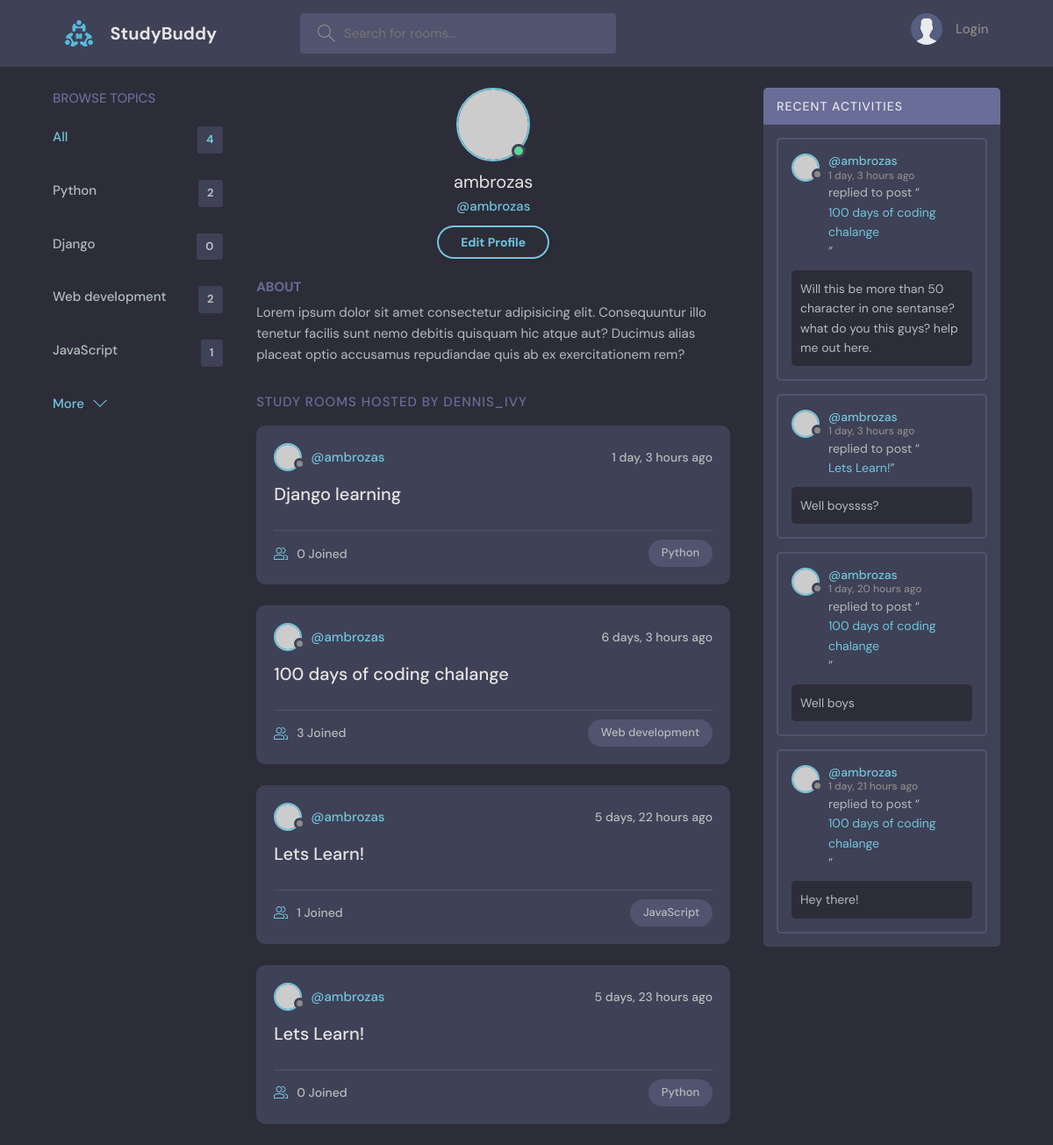
The page /profile/1 on the database as committed earlier.
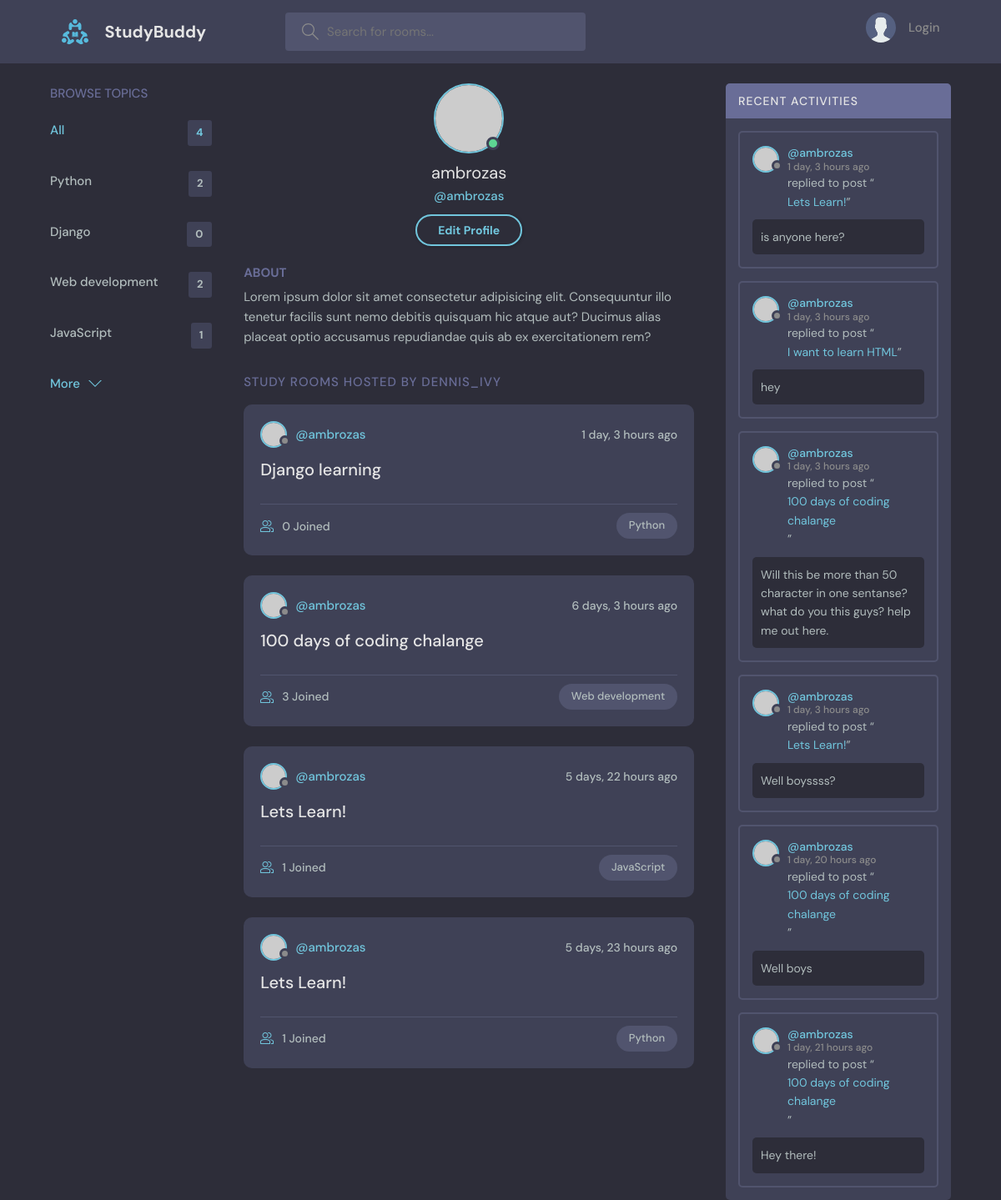
The same page on the database as committed later.
### base/models.py (models this page shows, shortened)
class Topic(models.Model):
    name = models.CharField(max_length=200)

class Room(models.Model):
    host = models.ForeignKey(User, on_delete=models.SET_NULL, null=True)
    topic = models.ForeignKey(Topic, on_delete=models.SET_NULL, null=True)
    name = models.CharField(max_length=200)
    description = models.TextField(null=True, blank=True)
    participants = models.ManyToManyField(User, related_name='participants', blank=True)
    updated = models.DateTimeField(auto_now=True)
    created = models.DateTimeField(auto_now_add=True)
    class Meta:
        ordering = ['-updated', '-created']
    def __str__(self):
        return self.name

class Message(models.Model):
    user = models.ForeignKey(User, on_delete=models.CASCADE)
    room = models.ForeignKey(Room, on_delete=models.CASCADE)
    body = models.TextField()
    updated = models.DateTimeField(auto_now=True)
    created = models.DateTimeField(auto_now_add=True)
    class Meta:
        ordering = ['-updated', '-created']

### base/views.py (the view)
# urls.py: path('profile/<str:pk>', views.userProfile, name="user-profile"),
def userProfile(request, pk):
    user = User.objects.get(id=pk)
    rooms = user.room_set.all()
    room_messages = user.message_set.all()
    topics = Topic.objects.all()
    context = {'user': user, 'rooms': rooms, 'room_messages': room_messages, 'topics': topics}
    return render(request, 'base/profile.html', context)

### base/templates/base/profile.html
{% extends 'main.html' %}
{% block content %}
  <main class="profile-page layout layout--3">
    <div class="container">
      {% include 'base/topics_component.html' %}
      <div class="roomList">
        <div class="profile">
          <div class="profile__avatar">
            <div class="avatar avatar--large active">
              <img src="https://randomuser.me/api/portraits/men/11.jpg" />
            </div>
          </div>
          <div class="profile__info">
            <h3>{{user.username}}</h3>
            <p>@{{user.username}}</p>
            <a href="edit-user.html" class="btn btn--main btn--pill">Edit Profile</a>
          </div>
          <div class="profile__about">
            <h3>About</h3>
            <p>
              Lorem ipsum dolor sit amet consectetur adipisicing elit. Consequuntur illo tenetur
              facilis sunt nemo debitis quisquam hic atque aut? Ducimus alias placeat optio
              accusamus repudiandae quis ab ex exercitationem rem?
            </p>
          </div>
        </div>
        <div class="roomList__header">
          <div>
            <h2>Study Rooms Hosted by dennis_ivy</a>
            </h2>
          </div>
        </div>
        {% include 'base/feed_component.html' %}
      </div>
      {% include 'base/activity_component.html' %}
    </div>
  </main>
{% endblock content %}

### templates/main.html (shortened to what this page needs)
<!DOCTYPE html>
{% load static %}
<html lang="en">
  <head>
    <link rel="stylesheet" href="{% static 'styles/style.css' %}" />
  </head>
  <body>
    {% include 'navbar.html' %}
    {% block content %}
    {% endblock %}
  </body>
</html>

### templates/navbar.html (shortened to what this page needs)
{% load static %}
<header class="header header--loggedIn">
    <div class="container">
      <a href="{% url 'home' %}" class="header__logo">
        <img src="{% static 'images/logo.svg' %}" />
        <h1>StudyBuddy</h1>
      </a>
      <form class="header__search" method="GET" action="{% url 'home' %}">
        <label>
          <input name="q" placeholder="Search for rooms..." />
        </label>
      </form>
      <nav class="header__menu">
        {% if request.user.is_authenticated %}
        <div class="header__user">
          <a href="profile.html">
            <div class="avatar avatar--medium active">
              <img src="https://randomuser.me/api/portraits/men/37.jpg" />
            </div>
            <p>{{request.user.username}}<span>@{{request.user.username}}</span></p>
          </a>
          <button class="dropdown-button">
            <svg version="1.1" xmlns="http://www.w3.org/2000/svg" width="32" height="32" viewBox="0 0 32 32">
              <title>chevron-down</title>
              <path d="M16 21l-13-13h-3l16 16 16-16h-3l-13 13z"></path>
            </svg>
          </button>
        </div>
        {% else %}
        <a href="{% url 'login' %}">
          <img src="{% static 'images/avatar.svg' %}" />
          <p>Login</p>
        </a>
        {% endif %}
      </nav>
    </div>
  </header>

### base/templates/base/topics_component.html
<div class="topics">
    <div class="topics__header">
      <h2>Browse Topics</h2>
    </div>
    <ul class="topics__list">
      <li>
        <a href="{% url 'home' %}" class="active">All <span>{{topics.count}}</span></a>
      </li>
      {% for topic in topics %}
      <li>
        <a href="{% url 'home' %}?q={{topic.name}}">{{topic.name}}<span>{{topic.room_set.all.count}}</span></a>
      </li>
      {% endfor %}
    </ul>
    <a class="btn btn--link" href="topics.html">
      More
      <svg version="1.1" xmlns="http://www.w3.org/2000/svg" width="32" height="32" viewBox="0 0 32 32">
        <title>chevron-down</title>
        <path d="M16 21l-13-13h-3l16 16 16-16h-3l-13 13z"></path>
      </svg>
    </a>
  </div>

### base/templates/base/feed_component.html (shortened to what this page needs)
{% for room in rooms %}
<div class="roomListRoom">
    <div class="roomListRoom__header">
      <a href="{% url 'user-profile' room.host.id %}" class="roomListRoom__author">
        <div class="avatar avatar--small">
          <img src="https://randomuser.me/api/portraits/women/11.jpg" />
        </div>
        <span>@{{room.host.username}}</span>
      </a>
      <div class="roomListRoom__actions">
        <span>{{room.created|timesince}} ago</span>
      </div>
    </div>
    <div class="roomListRoom__content">
      <a href="{% url 'room' room.id %}">{{room.name}}</a>
    </div>
    <div class="roomListRoom__meta">
      <a href="{% url 'room' room.id %}" class="roomListRoom__joined">
        {{room.participants.all.count}} Joined
      </a>
      <p class="roomListRoom__topic">{{room.topic.name}}</p>
    </div>
</div>
{% endfor %}

### base/templates/base/activity_component.html (shortened to what this page needs)
<div class="activities">
    <div class="activities__header">
      <h2>Recent Activities</h2>
    </div>
    {% for message in room_messages %}
    <div class="activities__box">
      <div class="activities__boxHeader roomListRoom__header">
        <a href="{% url 'user-profile' message.user.id %}" class="roomListRoom__author">
          <div class="avatar avatar--small">
            <img src="https://randomuser.me/api/portraits/women/11.jpg" />
          </div>
          <p>
            @{{message.user}}
            <span>{{message.created|timesince}} ago</span>
          </p>
        </a>
      </div>
      <div class="activities__boxContent">
        <p>replied to post “<a href="{% url 'room' message.room.id %}">{{message.room}}</a>”</p>
        <div class="activities__boxRoomContent">
          {{message.body}}
        </div>
      </div>
    </div>
    {% endfor %}
  </div>

Rows that differ between the two databases and show on the page:
computed for Room "5 days, 23 hours": participants.all.count "0" → "1"
added Message: user "ambrozas", created "1 day, 3 hours", room "Lets Learn!", body "is anyone here?"
added Message: user "ambrozas", created "1 day, 3 hours", room "I want to learn HTML", body "hey"
